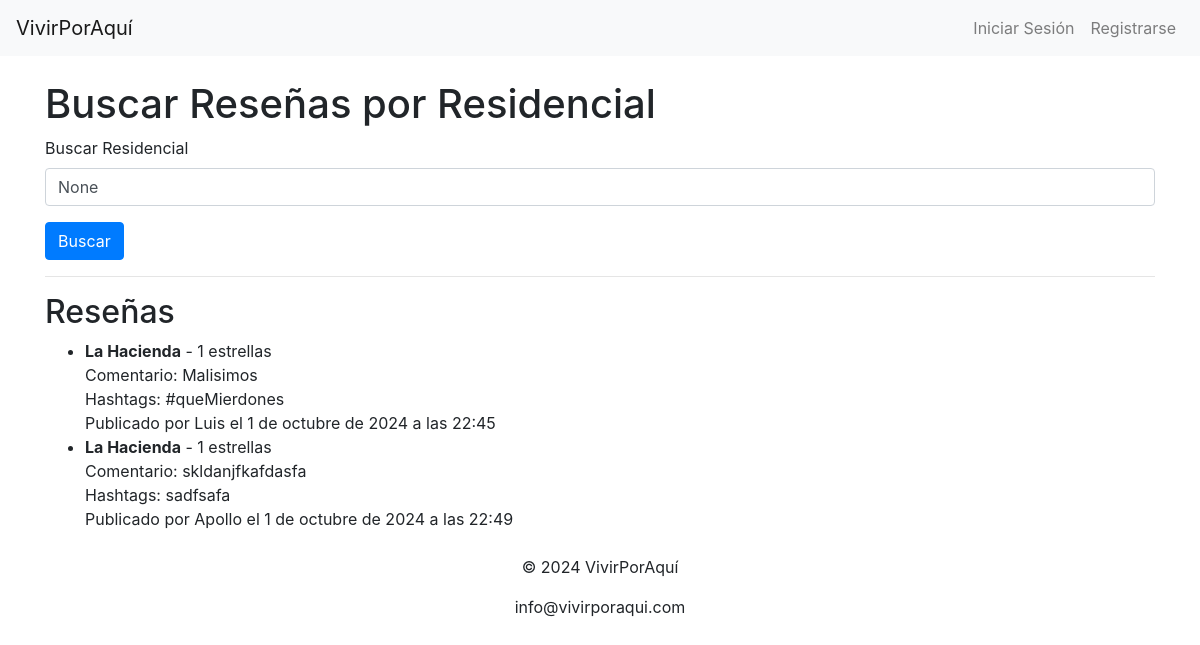
Page /cuentas/buscar-resenas/ on the earlier database version.
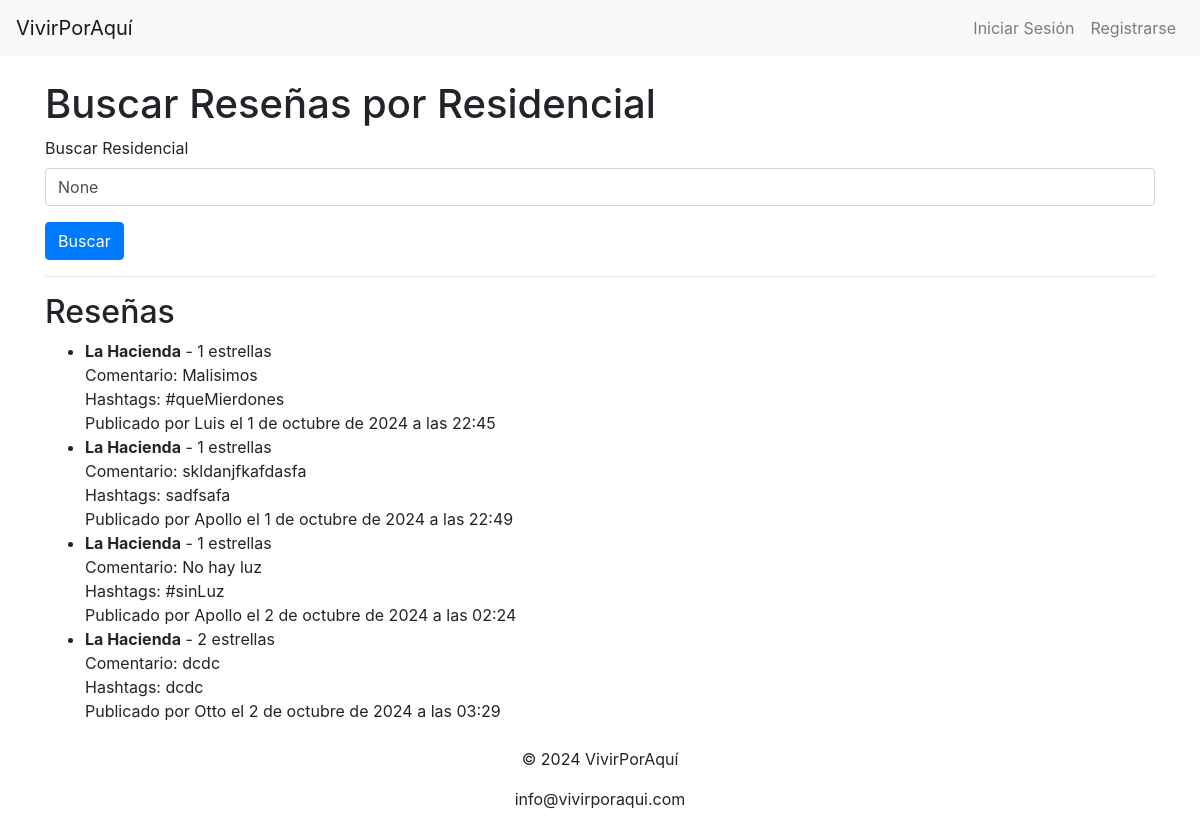
Same page on the later database version.
### SiteApp/models.py (models this page shows, shortened)
class Resena(models.Model):
    CALIFICACION_OPCIONES = [
        (1, '1 - Pobre'),
        (2, '2 - Regular'),
        (3, '3 - Bueno'),
        (4, '4 - Muy Bueno'),
        (5, '5 - Excelente'),
    ]
    residencial = models.ForeignKey(Residencial, on_delete=models.CASCADE)
    usuario = models.ForeignKey(User, on_delete=models.CASCADE)
    calificacion = models.IntegerField(choices=CALIFICACION_OPCIONES)
    comentario = models.TextField()
    hashtags = models.CharField(max_length=255, help_text="Agrega hashtags separados por comas")  # Nuevo campo de Hashtags
    fecha_publicacion = models.DateTimeField(auto_now_add=True)

class Residencial(models.Model):
    nombre = models.CharField(max_length=255)
    promotor = models.ForeignKey(Promotor, on_delete=models.CASCADE)

### SiteApp/views.py (the view)
# urls.py: path('buscar-resenas/', views.buscar_resenas, name='buscar_resenas'),  # Buscar reseñas por residencial
def buscar_resenas(request):
    residencial = request.GET.get('residencial')  # Obtiene el nombre del residencial desde el formulario de búsqueda
    resenas = Resena.objects.filter(residencial__nombre__icontains=residencial) if residencial else Resena.objects.all()
    return render(request, 'resenas/buscar_resenas.html', {'resenas': resenas, 'residencial': residencial})

### SiteApp/templates/resenas/buscar_resenas.html
{% extends 'base.html' %}
{% block content %}
<h1>Buscar Reseñas por Residencial</h1>
<form method="GET" action="{% url 'buscar_resenas' %}">
    <div class="form-group">
        <label for="residencial">Buscar Residencial</label>
        <input type="text" id="residencial" name="residencial" class="form-control" value="{{ residencial }}" placeholder="Escribe el nombre del residencial">
    </div>
    <button type="submit" class="btn btn-primary">Buscar</button>
</form>
<hr>
<h2>Reseñas</h2>
<ul>
    {% for resena in resenas %}
    <li>
        <strong>{{ resena.residencial.nombre }}</strong> - {{ resena.calificacion }} estrellas
        <br>
        Comentario: {{ resena.comentario }}
        <br>
        Hashtags: {{ resena.hashtags }}
        <br>
        Publicado por {{ resena.usuario.username }} el {{ resena.fecha_publicacion }}
    </li>
    {% empty %}
    <p>No se encontraron reseñas para el residencial "{{ residencial }}".</p>
    {% endfor %}
</ul>
{% endblock %}

### SiteApp/templates/base.html (shortened to what this page needs)
<!DOCTYPE html>
<html lang="es">
<head>
    {% load static %}
    <link href="https://stackpath.bootstrapcdn.com/bootstrap/4.5.2/css/bootstrap.min.css" rel="stylesheet">
</head>
<body>
    <header>
        <nav class="navbar navbar-expand-lg navbar-light bg-light">
            <a class="navbar-brand" href="{% url 'pagina_inicio' %}">VivirPorAquí</a>
            <div class="collapse navbar-collapse" id="navbarNav">
                <ul class="navbar-nav ml-auto">
                    {% if user.is_authenticated %}
                    <li class="nav-item">
                        <form method="POST" action="{% url 'cerrar_sesion' %}">
                            {% csrf_token %}
                            <button type="submit" class="btn btn-link nav-link">Cerrar Sesión</button>
                        </form>
                    </li>
                    {% else %}
                    <li class="nav-item">
                        <a class="nav-link" href="{% url 'iniciar_sesion' %}">Iniciar Sesión</a>
                    </li>
                    <li class="nav-item">
                        <a class="nav-link" href="{% url 'registrarse' %}">Registrarse</a>
                    </li>
                    {% endif %}
                </ul>
            </div>
        </nav>
    </header>
    <div class="container mt-4">
        {% block content %}
        {% endblock %}
    </div>
    <footer class="text-center mt-4">
        <p>© 2024 VivirPorAquí</p>
        <p>info@vivirporaqui.com</p>
    </footer>
</body>
</html>

Differences in the rows shown:
added Resena: residencial.nombre "La Hacienda", calificacion "1", comentario "No hay luz", hashtags "#sinLuz", usuario.username "Apollo", fecha_publicacion "2 de octubre de 2024 a las 02:24"
added Resena: residencial.nombre "La Hacienda", calificacion "2", comentario "dcdc", hashtags "dcdc", usuario.username "Otto", fecha_publicacion "2 de octubre de 2024 a las 03:29"
